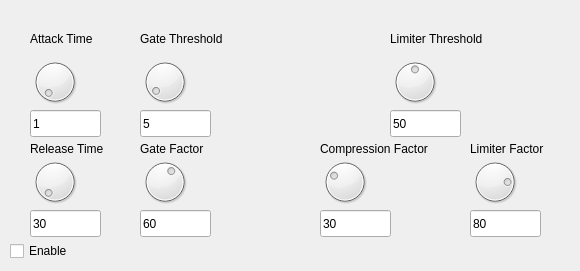
    <widget class="QWidget" name="tab_2">
     <attribute name="title">
      <string>Comp</string>
     </attribute>
     <widget class="QCheckBox" name="checkBox_3">
      <property name="geometry">
       <rect>
        <x>10</x>
        <y>240</y>
        <width>71</width>
        <height>22</height>
       </rect>
      </property>
      <property name="text">
       <string>Enable</string>
      </property>
     </widget>
     <widget class="QDial" name="CompAttDial">
      <property name="geometry">
       <rect>
        <x>30</x>
        <y>50</y>
        <width>50</width>
        <height>64</height>
       </rect>
      </property>
      <property name="minimum">
       <number>1</number>
      </property>
      <property name="maximum">
       <number>10000</number>
      </property>
     </widget>
     <widget class="QDial" name="CompRelDial">
      <property name="geometry">
       <rect>
        <x>30</x>
        <y>150</y>
        <width>50</width>
        <height>64</height>
       </rect>
      </property>
      <property name="minimum">
       <number>1</number>
      </property>
      <property name="maximum">
       <number>32600</number>
      </property>
      <property name="value">
       <number>30</number>
      </property>
     </widget>
     <widget class="QDial" name="CompGateThDial">
      <property name="geometry">
       <rect>
        <x>140</x>
        <y>50</y>
        <width>50</width>
        <height>64</height>
       </rect>
      </property>
      <property name="maximum">
       <number>100</number>
      </property>
      <property name="value">
       <number>5</number>
      </property>
     </widget>
     <widget class="QDial" name="CompGateFDial">
      <property name="geometry">
       <rect>
        <x>140</x>
        <y>150</y>
        <width>50</width>
        <height>64</height>
       </rect>
      </property>
      <property name="maximum">
       <number>100</number>
      </property>
      <property name="value">
       <number>60</number>
      </property>
     </widget>
     <widget class="QDial" name="CompLimThDial">
      <property name="geometry">
       <rect>
        <x>390</x>
        <y>50</y>
        <width>50</width>
        <height>64</height>
       </rect>
      </property>
      <property name="maximum">
       <number>100</number>
      </property>
      <property name="value">
       <number>50</number>
      </property>
     </widget>
     <widget class="QDial" name="CompCompFDial">
      <property name="geometry">
       <rect>
        <x>320</x>
        <y>150</y>
        <width>50</width>
        <height>64</height>
       </rect>
      </property>
      <property name="maximum">
       <number>100</number>
      </property>
      <property name="value">
       <number>30</number>
      </property>
     </widget>
     <widget class="QDial" name="CompLimFDial">
      <property name="geometry">
       <rect>
        <x>470</x>
        <y>150</y>
        <width>50</width>
        <height>64</height>
       </rect>
      </property>
      <property name="maximum">
       <number>100</number>
      </property>
      <property name="value">
       <number>80</number>
      </property>
     </widget>
     <widget class="QLabel" name="label_33">
      <property name="geometry">
       <rect>
        <x>30</x>
        <y>30</y>
        <width>91</width>
        <height>17</height>
       </rect>
      </property>
      <property name="text">
       <string>Attack Time</string>
      </property>
     </widget>
     <widget class="QLabel" name="label_34">
      <property name="geometry">
       <rect>
        <x>30</x>
        <y>140</y>
        <width>91</width>
        <height>17</height>
       </rect>
      </property>
      <property name="text">
       <string>Release Time</string>
      </property>
     </widget>
     <widget class="QLabel" name="label_35">
      <property name="geometry">
       <rect>
        <x>140</x>
        <y>30</y>
        <width>111</width>
        <height>17</height>
       </rect>
      </property>
      <property name="text">
       <string>Gate Threshold</string>
      </property>
     </widget>
     <widget class="QLabel" name="label_36">
      <property name="geometry">
       <rect>
        <x>140</x>
        <y>140</y>
        <width>101</width>
        <height>17</height>
       </rect>
      </property>
      <property name="text">
       <string>Gate Factor</string>
      </property>
     </widget>
     <widget class="QLabel" name="label_37">
      <property name="geometry">
       <rect>
        <x>390</x>
        <y>30</y>
        <width>131</width>
        <height>17</height>
       </rect>
      </property>
      <property name="text">
       <string>Limiter Threshold</string>
      </property>
     </widget>
     <widget class="QLabel" name="label_38">
      <property name="geometry">
       <rect>
        <x>320</x>
        <y>140</y>
        <width>141</width>
        <height>17</height>
       </rect>
      </property>
      <property name="text">
       <string>Compression Factor</string>
      </property>
     </widget>
     <widget class="QLabel" name="label_39">
      <property name="geometry">
       <rect>
        <x>470</x>
        <y>140</y>
        <width>101</width>
        <height>17</height>
       </rect>
      </property>
      <property name="text">
       <string>Limiter Factor</string>
      </property>
     </widget>
     <widget class="QLineEdit" name="CompAttLE">
      <property name="geometry">
       <rect>
        <x>30</x>
        <y>110</y>
        <width>71</width>
        <height>27</height>
       </rect>
      </property>
      <property name="text">
       <string>1</string>
      </property>
     </widget>
     <widget class="QLineEdit" name="CompGateThLE">
      <property name="geometry">
       <rect>
        <x>140</x>
        <y>110</y>
        <width>71</width>
        <height>27</height>
       </rect>
      </property>
      <property name="text">
       <string>5</string>
      </property>
     </widget>
     <widget class="QLineEdit" name="CompRelLE">
      <property name="geometry">
       <rect>
        <x>30</x>
        <y>210</y>
        <width>71</width>
        <height>27</height>
       </rect>
      </property>
      <property name="text">
       <string>30</string>
      </property>
     </widget>
     <widget class="QLineEdit" name="CompGateFLE">
      <property name="geometry">
       <rect>
        <x>140</x>
        <y>210</y>
        <width>71</width>
        <height>27</height>
       </rect>
      </property>
      <property name="text">
       <string>60</string>
      </property>
     </widget>
     <widget class="QLineEdit" name="CompLimThLE">
      <property name="geometry">
       <rect>
        <x>390</x>
        <y>110</y>
        <width>71</width>
        <height>27</height>
       </rect>
      </property>
      <property name="text">
       <string>50</string>
      </property>
     </widget>
     <widget class="QLineEdit" name="CompCompFLE">
      <property name="geometry">
       <rect>
        <x>320</x>
        <y>210</y>
        <width>71</width>
        <height>27</height>
       </rect>
      </property>
      <property name="text">
       <string>30</string>
      </property>
     </widget>
     <widget class="QLineEdit" name="CompLimFLE">
      <property name="geometry">
       <rect>
        <x>470</x>
        <y>210</y>
        <width>71</width>
        <height>27</height>
       </rect>
      </property>
      <property name="text">
       <string>80</string>
      </property>
     </widget>
    </widget>
